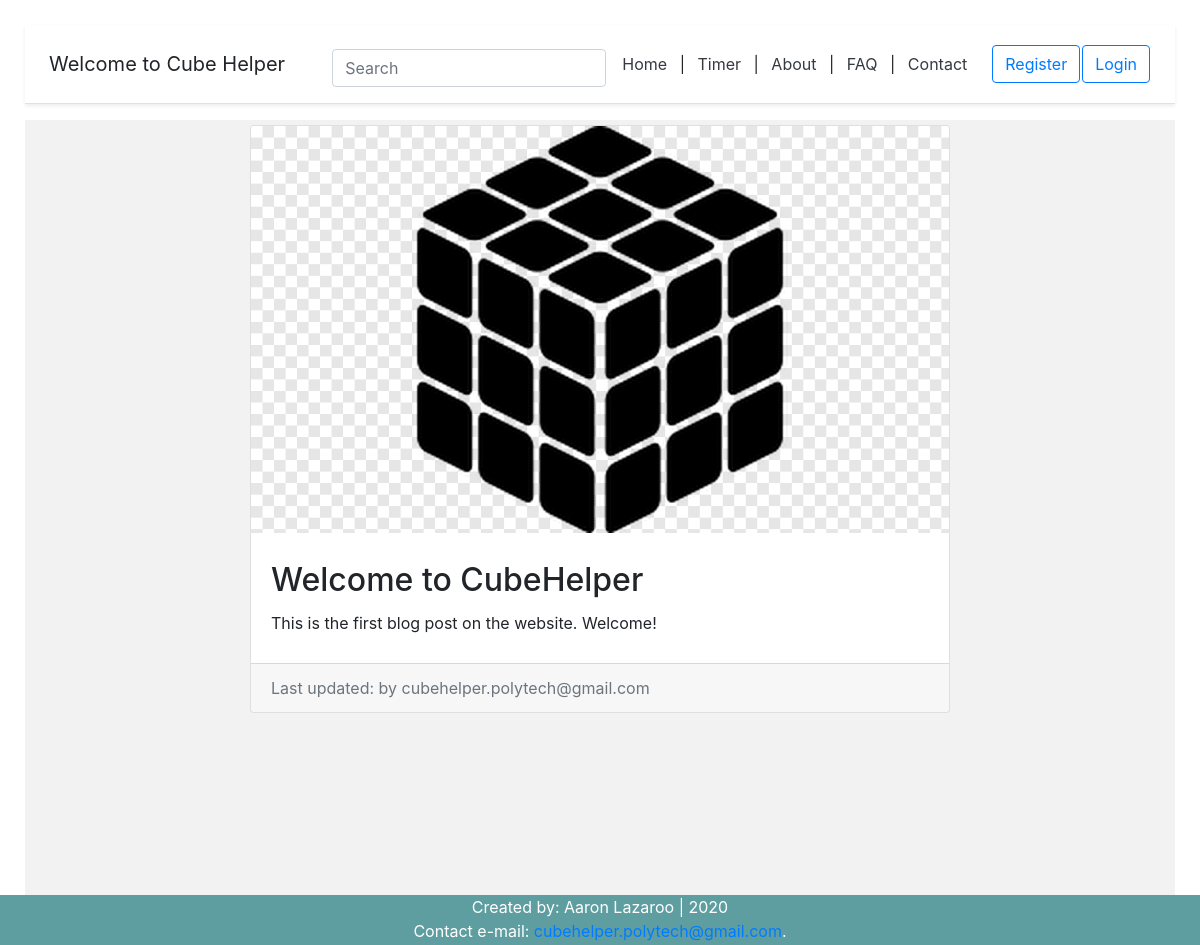
The app's page /blog/cubehelper-welcome-to-cubehelper/ with its own data.
### blog/models.py (models this page shows, shortened)
class BlogPost(models.Model):
	title = models.CharField(max_length=50, null=False, blank=False)
	body = models.TextField(max_length=5000, null=False, blank=False)
	image = models.ImageField(upload_to=upload_location, null=False, blank=False) # needs pillow to be installed (pip install pillow)
	date_published = models.DateTimeField(auto_now_add=True, verbose_name="date published")
	date_updated = models.DateTimeField(auto_now=True, verbose_name="date updated")
	author = models.ForeignKey(settings.AUTH_USER_MODEL, on_delete=models.CASCADE) # delete objects associated with post, except the author
	slug = models.SlugField(blank=True, unique=True) # url

### account/models.py (models this page shows, shortened)
class Account(AbstractBaseUser):
	email = models.EmailField(verbose_name='email', max_length=60, unique=True)
	username = models.CharField(max_length=30, unique=True)
	date_joined = models.DateTimeField(verbose_name='date_joined',auto_now_add=True)
	last_login = models.DateTimeField(verbose_name='last_login',auto_now=True)
	is_admin = models.BooleanField(default=False)
	is_active = models.BooleanField(default=True)
	is_staff = models.BooleanField(default=False)
	is_superuser = models.BooleanField(default=False)
	USERNAME_FIELD = 'email' #login credential
	REQUIRED_FIELDS = ['username']
	objects = MyAccountManager() #reference to account manager
	def __str__(self):
		return self.email

### blog/views.py (the view)
# urls.py: path('<slug>/',detail_blog_view, name="detail"),
def detail_blog_view(request, slug):
	context = {}
	blog_post = get_object_or_404(BlogPost, slug=slug)
	context['blog_post'] = blog_post
	return render(request, 'blog/detail_blog.html',context)

### blog/templates/blog/detail_blog.html (shortened to what this page needs)
{% extends 'index.html' %}
{% block content %}
<div class="container">
	<div class="row">
			<div class="card m-auto">
				<img class="card-img-top" src="{{blog_post.image.url}}">
				<div class="card-body mt-2 mb-2">
					<h2 class="card-title">{{blog_post.title}}</h2>
					<p class="card-text">{{blog_post.body|safe}}</p>
				</div>
				<div class="card-footer text-muted">
					Last updated: {{blog_post.date_update}} by {{blog_post.author}}
				</div>
			</div>
	</div>
</div>
{% endblock content %}

### myapp/static/styles.css (style rules this page uses)
html { position: relative; min-height: 100%; }
body { margin: 0 0 100px; padding: 25px; }
@media (min-width: 768px) { html { font-size: 16px; } }
.container { max-width: 960px; }
.card { max-width: 700px; width: 100%; }
.card-body { padding:20px; }
.container { padding: 5px; }

### records on screen
BlogPost: image (picture), title "Welcome to CubeHelper", body "This is the first blog post on the website. Welcome!", author "cubehelper.polytech@gmail.com"
